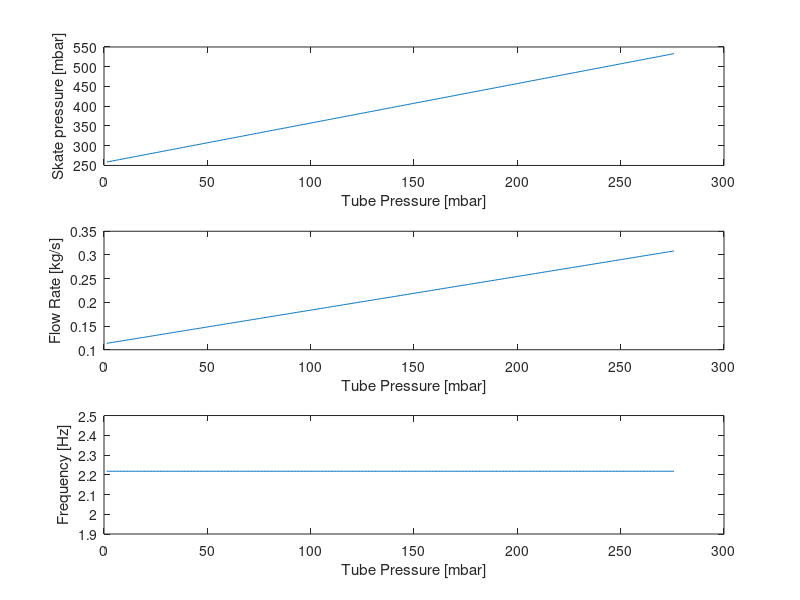

Here is the MATLAB script that generated this plot:
% Testing the effect of different tube pressures
% on a pair of long, rectangular airskates

% Physical constants
M_air = 28.97e-3;     % Molecular weight of air [kg/mol]
R = 8.3144598;        % Molar gas constant [J/K*mol]
g = 9.81;             % Acceleration of gravity [m/s^2]
c = 343;              % Speed of sound [m/s]

% Skate parameters
k = 5e-11;              % Air permeability [m^2]
D = 5e-3;               % Thickness of porous layer [m]
n = 2;                  % Number of skates
W = 0.3048;             % Skate width [m]
L = 10*0.3048;          % Skate length [m]
T = 400;                % Nominal temperature of air through skate [K]
H = 0.75*1e-3;			% Nominal gap height [m]
% Other system parameters
P_supp = 2.1e3;        % Pressure of supply air to skate compressor [Pa]
T_supp = 300;          % Temperature of supply air to skate compressor [K]
m_pod = 3000;  % Pod mass [kg]

% Independent variable - Tube Pressure
P_tube = 6894.76*(0.02:0.01:4.0); % Tube pressure [Pa]

% Internal skate air pressure set to provide twice the weight of the pod
P0 = m_pod*g/(n*W*L) + P_tube; % Internal skate pressure [Pa]

% Intermediate calculations
P0_gauge = P0 - P_tube;
mu = 0.01827e-3*(291.15+120)/(T+120)... % Viscosity of air [Pa*s]
  *(T/291.15)^(1.5);
alpha = sqrt(12*k./(H.^3*D));          % Dimensionless parameter "alpha"
A = n*L*W;                              % Total skate area [m^2]

% Required skate pressure as a function of tube pressure [Pa]
P0_needed = (m_pod*g)./(n*L*(W-2./alpha.*tanh(alpha.*W/2))) + P_tube;

% Flow rate as a function of tube pressure [Pa]
m_flow = (M_air/(R*T)).*...
  W*P0.*P0_gauge.*alpha./(2*mu).*tanh(alpha*W/2).*H.^3.*(1/2-1/3).*(2*(W+L));

% Derivative of force as a function of gap height [N/m]
F_H = n*L*P0_gauge.*(2./alpha.^2.*tanh(alpha.*W/2) ...
        - W./alpha.*sech(alpha.*W/2).^2) ...
    .*alpha.*(-3/2).*(1./sqrt(H));

% Calculate frequency of oscillation
freq = 1/(2*pi).*sqrt(-(1./m_pod).*F_H);  % Frequency of oscillation as a
                                          % function of tube pressure [Hz]

% Plot required skate pressure vs tube pressure
figure(1)
subplot(3,1,1)
plot(P_tube/100,P0_needed/100)
ylabel('Skate pressure [mbar]')
xlabel('Tube Pressure [mbar]')

% Plot airflow as a function of tube pressure
subplot(3,1,2)
plot(P_tube/100,m_flow)
ylabel('Flow Rate [kg/s]')
xlabel('Tube Pressure [mbar]')

% Plot frequency of oscillation as a function of tube pressure
subplot(3,1,3)
plot(P_tube/100,freq)
ylabel('Frequency [Hz]')
xlabel('Tube Pressure [mbar]')
